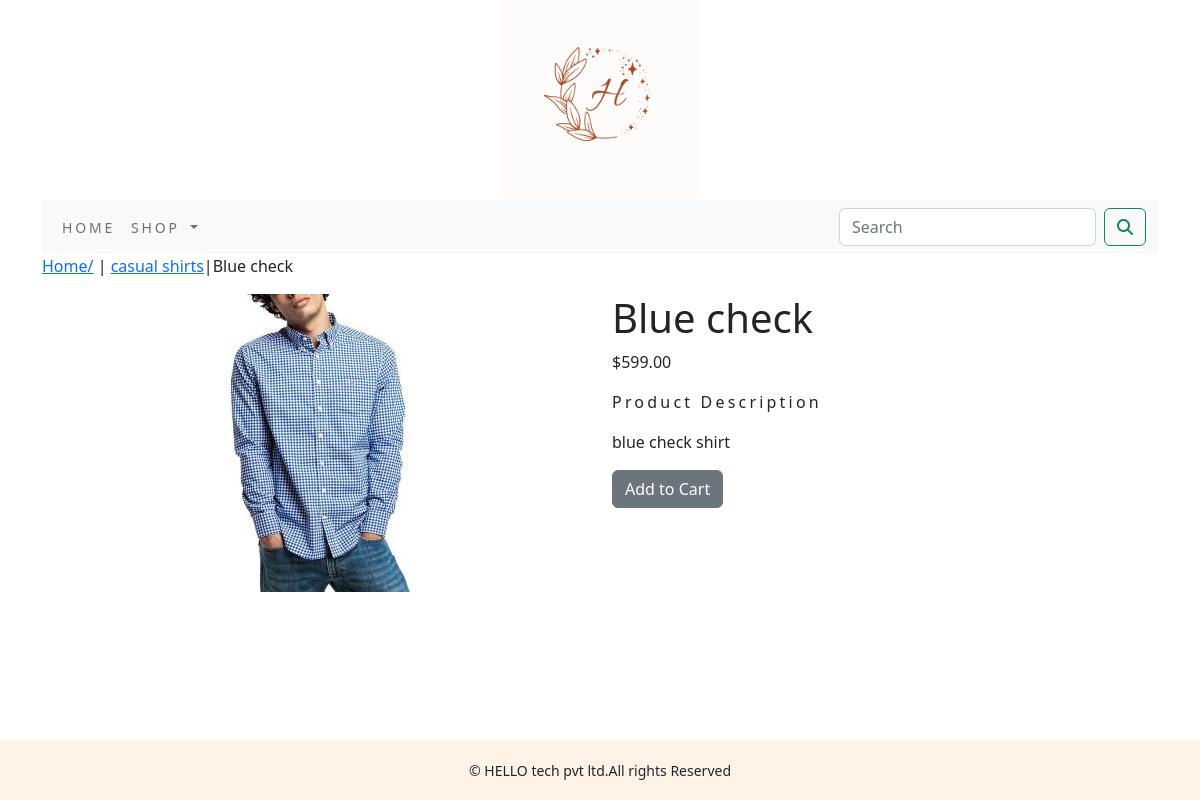
Screenshot of /shop/casual-shirts/blue-check/ with the database file from the repository.
### shop/models.py (models this page shows, shortened)
class Product(models.Model):
    name=models.CharField(max_length=250,unique=True)
    slug=models.SlugField(max_length=250,unique=True)
    description=models.TextField(blank=True)
    price=models.DecimalField(max_digits=10,decimal_places=2)
    category=models.ForeignKey(Category,on_delete=models.CASCADE)
    image = models.ImageField(upload_to="product", blank=True)
    stock=models.IntegerField()
    available=models.BooleanField(default=True)
    created=models.DateTimeField(auto_now_add=True)
    updated=models.DateTimeField(auto_now=True)
    class Meta:
        ordering = ('name',)
        verbose_name = 'product'
        verbose_name_plural = 'products'

class Category(models.Model):
    name=models.CharField(max_length=250,unique=True)
    slug=models.SlugField(max_length=250,unique=True)
    description=models.TextField(blank=True)
    image=models.ImageField(upload_to="category",blank=True)
    class Meta:
        ordering=('name',)
        verbose_name='category'
        verbose_name_plural='categories'
    def get_url(self):
        return reverse('shop:products_by_category',args=[self.slug])
    def __str__(self):
        return '{}'.format(self.name)

### shop/views.py (the view)
# urls.py: path('<slug:c_slug>/<slug:product_slug>/',views.proDetail,name='prodCatdetail')
def proDetail(request,c_slug,product_slug):
    try:
        product=Product.objects.get(category__slug=c_slug,slug=product_slug)
    except Exception as e:
        raise e
    return render(request,'product.html',{'product':product})

### cart/context_processors.py (called while the page is built)
def counter(request):
    item_count=0
    if 'admin' in request.path:
        return {}
    else:
        try:
            cart=Cart.objects.filter(cart_id=_cart_id(request))
            car_items=CartItem.objects.all().filter(cart=cart[:1])
            for cart_item in car_items:
                item_count += cart_item.quantity
        except Cart.DoesNotExist:
            item_count =0
    return dict(item_count=item_count)

### cart/views.py (called while the page is built)
def _cart_id(request):
    cart=request.session.session_key
    if not cart:
        cart=request.session.create()
    return cart

### shop/context_processors.py (called while the page is built)
def menu_links(request):
    links=Category.objects.all()
    return dict(links=links)

### templates/product.html (shortened to what this page needs)
{% extends 'base.html' %}
{% load static %}
{% block content %}
<div class="row my_product_row_class">
    <div class="mx_auto">
        <p> <a href="{url 'shop:allProdCat' %}">Home/</a> | <a href="{{product.category.get_url}}">{{product.category}}</a>|{{product.name}}</p>
    </div>
</div>
<div class="container">
    <div class="row mx_auto">
        <div class="col_12 col-sm-12 col-md-12 col-lg-6 text-center">
            <div style="min-width: 18 rem ;">
                <img src="{{product.image.url}}" alt="{{product.name}}">
            </div>
        </div>
    <div class="col-12 col-sm-12 col-md-12 col-lg-6">
        <div>
            <h1>{{product.name}}</h1>
            <p>${{product.price}}</p>
            <p class="my_title"> Product Description </p>
            <p class="text-justify my_prod_text">{{product.description}}</p>
            {% if product.stock <= 0 %}
            <p class="text-justify my_prod_text"><b>Out of Stock</b></p>
            {% else %}
            <a class="btn btn-secondary" href="{% url 'cart:add_cart' product.id %}">Add to Cart</a>
            {% endif %}
        </div>
   </div>
   </div>
</div>
{% endblock %}

### static/css/custom.css (style rules this page uses)
body { font-family: 'Rajadhani', sans-serif; }
.my_title { font-size: 16px; text_transform:uppercase; letter-spacing: .2em; }
.my_prod_text { padding_right:20px; }

### rows the page displays
Product: category "casual shirts", name "Blue check", image (picture), price "599.00", description "blue check shirt"
